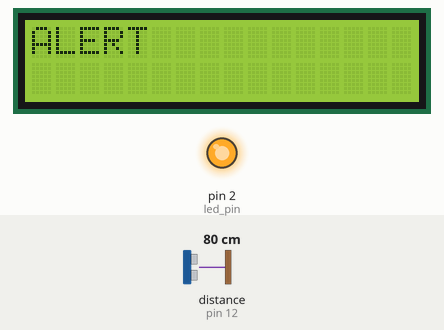
Bench run of a sketch on a simulated Arduino Uno, built with avr-gcc and run on an emulated ATmega328P. Parts: 16×2 character LCD, output pins drawn as LEDs (lit = HIGH). Wiring (inferred from the names in the program): ultrasonic range finder: trigger pin 14; echo pin 12. The test bench sets the inputs (shaded band); at power-on: distance to the obstacle (sensor on pin 12) 80 cm. The echo pulse lasts 58.3 µs per cm; pins used as bus, display or sensor lines are not drawn; what the sketch prints to the serial monitor is not drawn.

Above: at 1.2 s.
1.3 s: distance to the obstacle (sensor on pin 12) set to 98 cm
2.8 s: distance to the obstacle (sensor on pin 12) set to 106 cm
At 3.5 s:
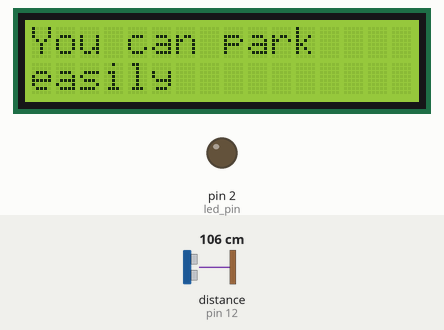
4.3 s: distance to the obstacle (sensor on pin 12) set to 60 cm
At 5.6 s:
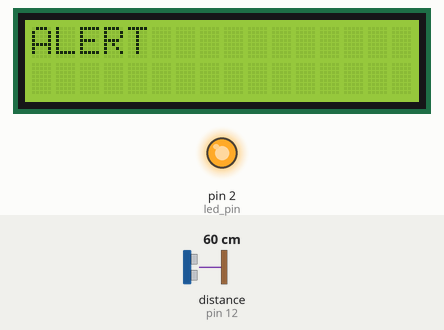
10.3 s: distance to the obstacle (sensor on pin 12) set to 250 cm
At 11.4 s:
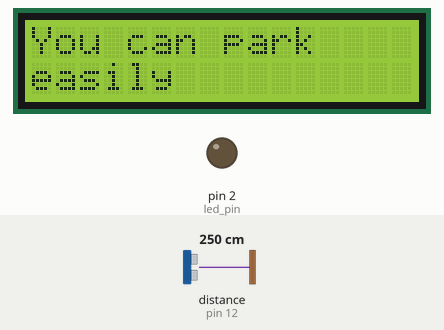
13.3 s: distance to the obstacle (sensor on pin 12) set to 97 cm
At 14.4 s:
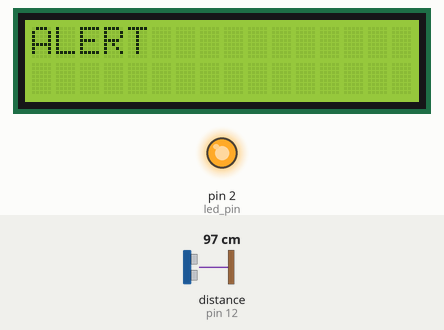
Timing chart, 0 to 16.3 s (numbered marks = the images above; inputs shaded):
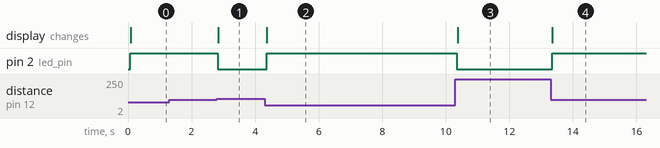

Measured:
- the behaviour switches between 102 and 103 cm on distance to the obstacle (sensor on pin 12) (found by bisection; images 0 and 1)
- after the input at 1.3 s, every drawn part: stays the same
- after the input at 2.8 s, pin 2 (led_pin): HIGH → LOW at once; the display: changes at once (image 1)
- after the input at 4.3 s, pin 2 (led_pin): LOW → HIGH after 0.06 s; the display: changes after 0.07 s (image 2)
- after the input at 10.3 s, pin 2 (led_pin): HIGH → LOW after 0.05 s; the display: changes after 0.07 s (image 3)
- after the input at 13.3 s, pin 2 (led_pin): LOW → HIGH after 0.05 s; the display: changes after 0.06 s (image 4)

The sketch:

Anti-collision_robot.ino
```cpp
#include <Wire.h>
#include <LiquidCrystal_I2C.h>

#define lcd_address 0x27 // Update this with the correct I2C address from the scanner sketch
#define led_pin 2 // D0 in ESP8266
#define trig_pin 14 // D5 in ESP8266
#define echo_pin 12 // D6 in ESP8266

#define US_ERROR -1
#define US_NO_OBSTACLE -2

LiquidCrystal_I2C lcd(lcd_address, 16, 2); // Initialize LCD object with 16x2 dimensions

int distance;

void setup() {
  Serial.begin(115200);

  pinMode(led_pin, OUTPUT);
  pinMode(trig_pin, OUTPUT);
  pinMode(echo_pin, INPUT);

  // Initialize the LCD
  lcd.init();
  lcd.backlight(); // Turn on the backlight

  // Clear the LCD at the beginning
  lcd.clear();
}

void loop() {
  distance = measureDistance();

  // Print distance to Serial Monitor for debugging
  Serial.print("Distance: ");
  Serial.println(distance);

  if (distance <= 100 && distance != US_ERROR) {
    digitalWrite(led_pin, HIGH); // Turn on LED
    displayAlert(); // Display "ALERT" when distance is within the range
  } else if (distance > 60 && distance != US_ERROR) {
    digitalWrite(led_pin, LOW); // Turn off LED
    displayParkingMessage(); // Display "You can park easily" when distance is greater than 60 cm
  } else {
    digitalWrite(led_pin, LOW); // Turn off LED
    clearLCD(); // Clear the LCD when LED is off
  }

  delay(100);
}

void clearLCD() {
  lcd.clear(); // Clear the LCD
}

int measureDistance() {
  digitalWrite(trig_pin, LOW);
  delayMicroseconds(2);
  digitalWrite(trig_pin, HIGH);
  delayMicroseconds(10);
  digitalWrite(trig_pin, LOW);

  unsigned long duration = pulseIn(echo_pin, HIGH, 30000); // timeout after 30ms

  if (duration == 0) return US_ERROR; // timeout

  int distance_cm = duration * 0.034 / 2;

  if (distance_cm > 400 || distance_cm <= 0) return US_NO_OBSTACLE; // out of range

  return distance_cm;
}

void displayAlert() {
  lcd.clear();
  lcd.setCursor(0, 0); // Set cursor to first line
  lcd.print("ALERT"); // Display "ALERT" on the LCD

  // Print to Serial Monitor for debugging
  Serial.println("ALERT");
}

void displayParkingMessage() {
  lcd.clear();
  lcd.setCursor(0, 0); // Set cursor to first line
  lcd.print("You can park"); // Display "You can park" on the LCD
  lcd.setCursor(0, 1); // Set cursor to second line
  lcd.print("easily"); // Display "easily" on the LCD

  // Print to Serial Monitor for debugging
  Serial.println("You can park easily");
}
```
